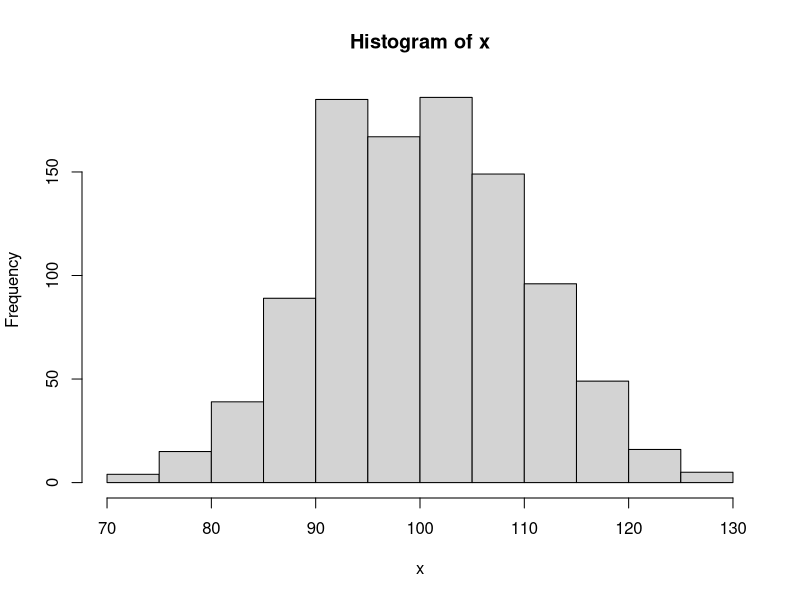
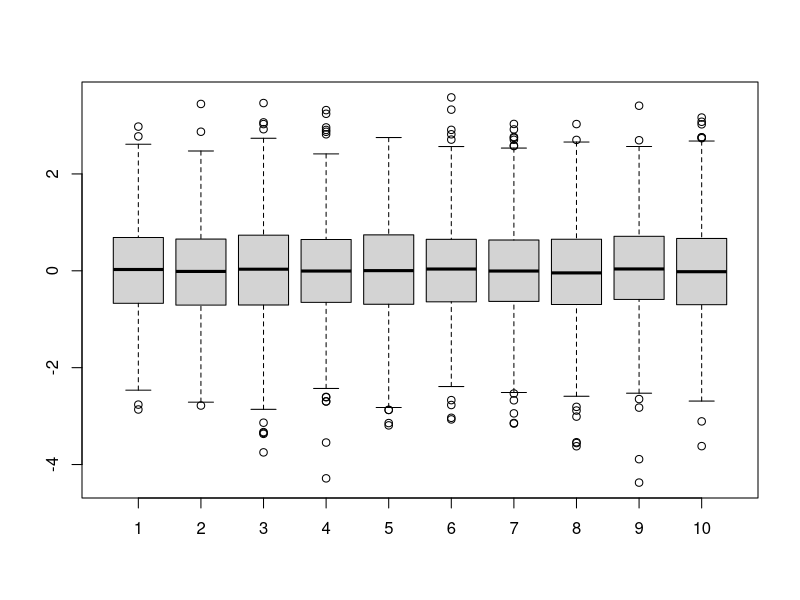

The R script that drew these images, in order:
#!/usr/bin/env Rscript
#Alberto Cabello y Mario Garcia
#ejercicio 1
x <-rnorm(1000,100,10)
#ejercicio 2
hist(x)

#ejercicio 3
desviacion <- function(x) {
	sqrt(var(x))
}
desviacion(x)

media <- function(x) {
	mean(x)
}

media(x)

percentil <- function(vector, percentil){
	quantile(vector, percentil)
}

percentil(x, 0.7)

mediana <- function(x){
	median(x)
}

mediana(x)

#ejercicio 5

ks.test(x,pnorm)

#ejercicio 6

chisq.test(x)

#ejercicio 8
nNormales<- function (tipo,N=10, n=1000){
	if(tipo==1){
		return (apply(matrix(0,N,n),1,rnorm))
	}
	if(tipo==2){
		return (as.list(data.frame(apply(matrix(0,N,n),1,rnorm))))
	}
	if(tipo==3){
		return (data.frame(apply(matrix(0,N,n),1,rnorm)))
	}
}
y1 <-nNormales(1,5,5)
y1

y2 <- nNormales(2,5,5)
y2

y3 <- nNormales(3,5,5)
y3

#ejercicio 8
y<- nNormales(1)
boxplot(y)

#ejercico 9

apply(y,2,mean)

apply(y,2,median)
